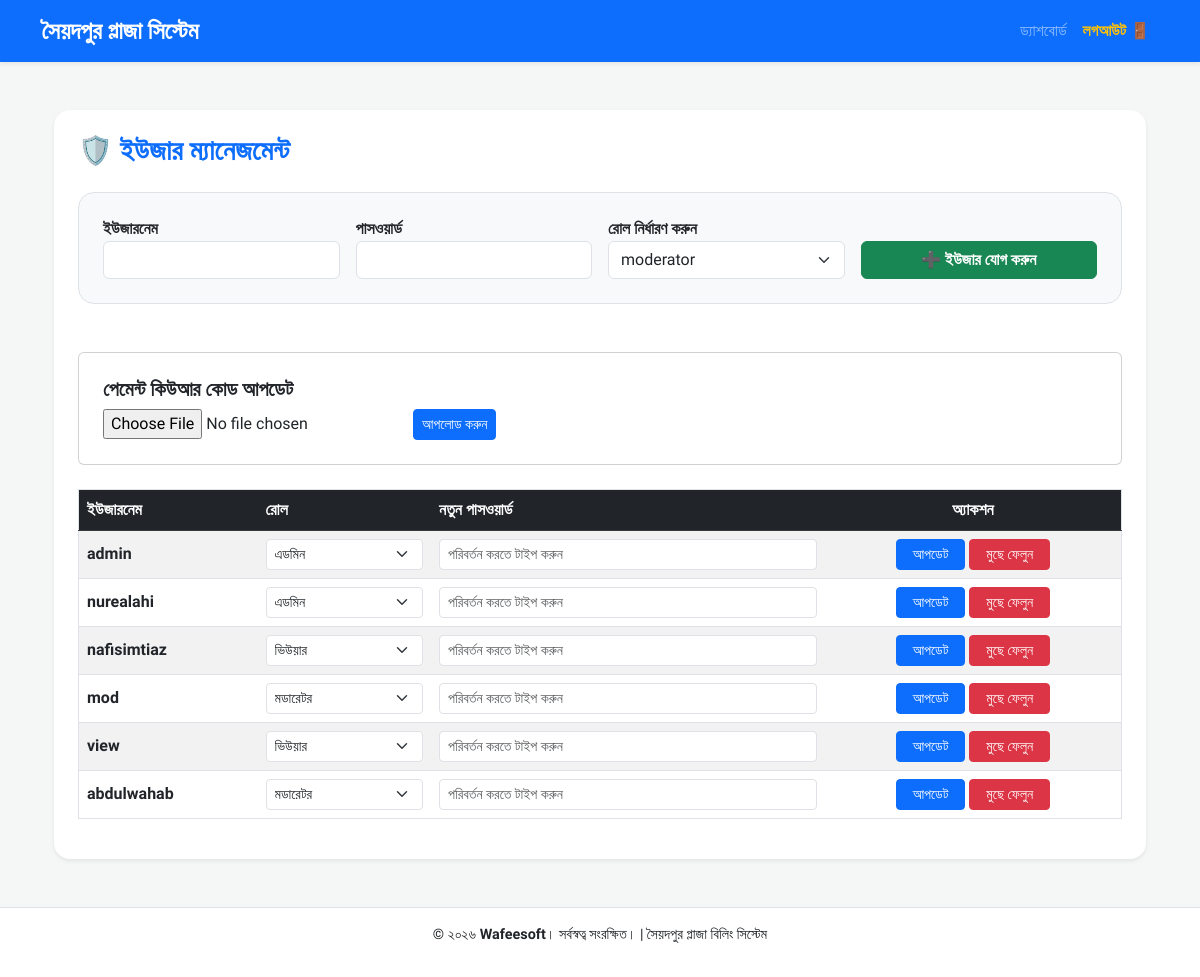
Before: /admin/admin_settings (signed in) with the older database file.
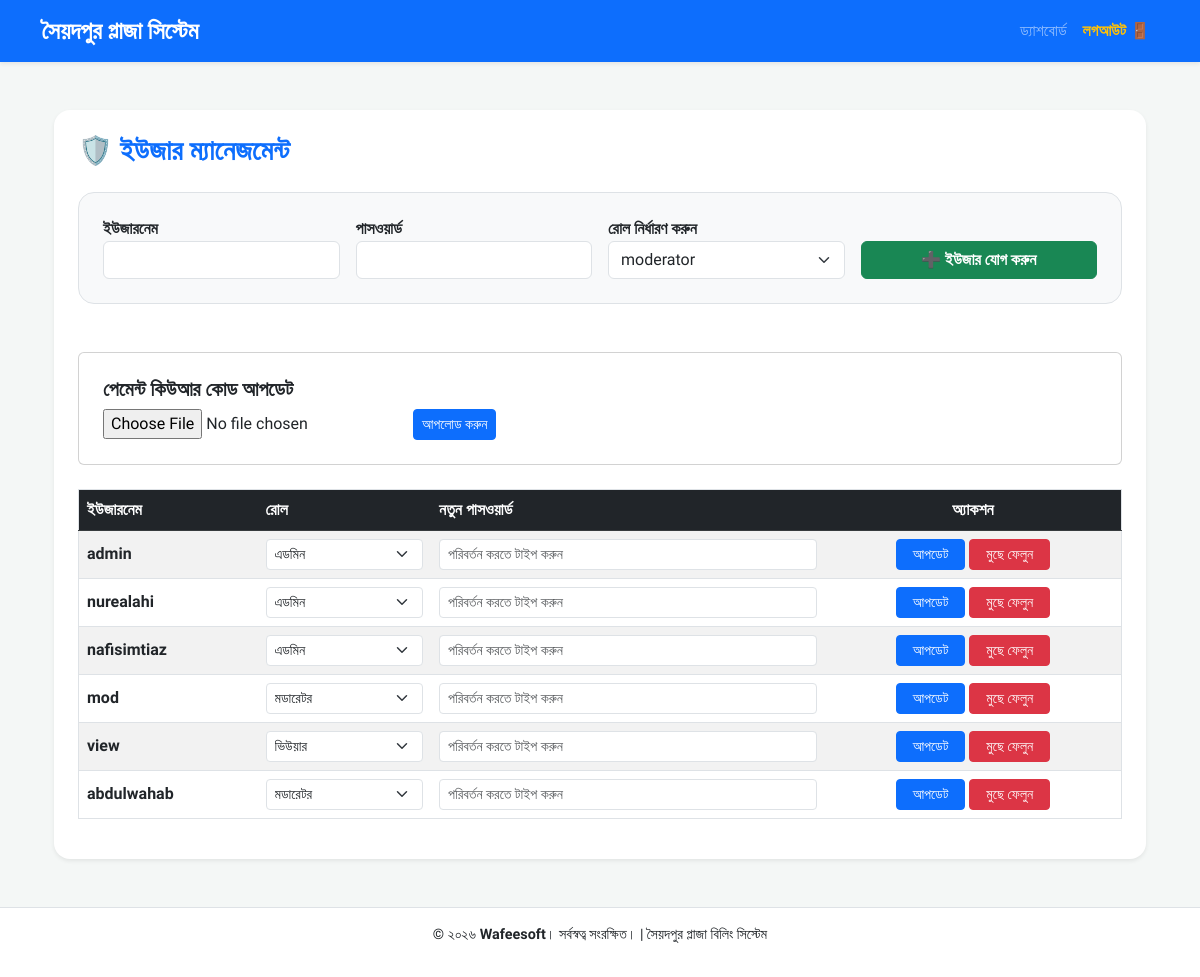
After: the same page with the newer database file.
### tables this page shows
CREATE TABLE users (
                        id INTEGER PRIMARY KEY AUTOINCREMENT,
                        username TEXT UNIQUE NOT NULL,
                        password TEXT NOT NULL,
                        role TEXT NOT NULL);

### app.py (the view, shortened to what this page needs)
@app.route('/admin/admin_settings', methods=['GET', 'POST'])
@role_required(['admin'])
def admin_settings():
    conn = get_db_connection()
    users_list = conn.execute('SELECT * FROM users').fetchall()
    conn.close()
    return render_template('admin_settings.html', users=users_list)

### app.py (called while the page is built)
def get_db_connection():
    conn = sqlite3.connect(DB_PATH)
    conn.row_factory = sqlite3.Row
    return conn

def role_required(allowed_roles):
    def decorator(f):
        @wraps(f)
        def decorated_function(*args, **kwargs):
            if 'role' not in session:
                flash('দয়া করে আগে লগইন করুন।', 'danger')
                return redirect(url_for('login'))
            user_role = session['role']
            if user_role not in allowed_roles:
                flash('এই পেজে প্রবেশ করার আপনার অনুমতি নেই!', 'danger')
                return redirect(url_for('dashboard')) # অথবা অন্য কোনো পেজ
            return f(*args, **kwargs)
        return decorated_function
    return decorator

@app.context_processor
def inject_user_role():
    username = session.get('username', 'Guest')
    user_role = session.get('user_role', 'None')
    return dict(username=username, user_role=user_role)

### templates/admin_settings.html (shortened to what this page needs)
{% extends 'base.html' %}
{% block content %}
<div class="container mt-4">
    <div class="card p-4 shadow-sm border-0 rounded-4">
        <h3 class="fw-bold text-primary mb-4">🛡️ ইউজার ম্যানেজমেন্ট</h3>
        <form action="{{ url_for('admin_settings') }}" method="POST" class="mb-5 p-4 bg-light rounded-4 border">
            <div class="row g-3 align-items-end">
                <div class="col-md-3">
                    <label class="fw-bold">ইউজারনেম</label>
                    <input type="text" name="username" class="form-control" required>
                </div>
                <div class="col-md-3">
                    <label class="fw-bold">পাসওয়ার্ড</label>
                    <input type="password" name="password" class="form-control" required>
                </div>
                <div class="col-md-3">
                    <label class="fw-bold">রোল নির্ধারণ করুন</label>
                    <select name="user_role" class="form-select">
                        <option value="moderator">moderator</option>
                    </select>
                </div>
                <div class="col-md-3">
                    <button type="submit" class="btn btn-success w-100 fw-bold">➕ ইউজার যোগ করুন</button>
                </div>
            </div>
        </form>
        <div class="card p-4 mb-4">
            <h5 class="fw-bold">পেমেন্ট কিউআর কোড আপডেট</h5>
            <form action="{{ url_for('upload_qr_code') }}" method="POST" enctype="multipart/form-data">
                <input type="file" name="qr_image" accept="image/*" required>
                <button type="submit" class="btn btn-primary btn-sm">আপলোড করুন</button>
            </form>
        </div>
        <div class="table-responsive">
            <table class="table table-hover table-striped align-middle border">
                <thead class="table-dark">
                    <tr>
                        <th>ইউজারনেম</th>
                        <th>রোল</th>
                        <th>নতুন পাসওয়ার্ড</th>
                        <th class="text-center">অ্যাকশন</th>
                    </tr>
                </thead>
                <tbody>
                    {% for user in users %}
                    <tr>
                        <form action="{{ url_for('admin_settings') }}" method="POST">
                            <td><strong>{{ user.username }}</strong></td>
                            <td>
                                <select name="role" class="form-select form-select-sm">
                                    <option value="admin" {% if user.role == 'admin' %}selected{% endif %}>এডমিন</option>
                                    <option value="moderator" {% if user.role == 'moderator' %}selected{% endif %}>মডারেটর</option>
                                    <option value="viewer" {% if user.role == 'viewer' %}selected{% endif %}>ভিউয়ার</option>
                                </select>
                            </td>
                            <td>
                                <input type="password" name="password" placeholder="পরিবর্তন করতে টাইপ করুন" class="form-control form-control-sm">
                            </td>
                            <td class="text-center">
                                <button type="submit" name="action" value="update" class="btn btn-primary btn-sm px-3">আপডেট</button>
                                <button type="submit" name="action" value="delete" class="btn btn-danger btn-sm px-3" onclick="return confirm('মুছে ফেলতে চান?');">মুছে ফেলুন</button>
                            </td>
                        </form>
                    </tr>
                    {% endfor %}
                </tbody>
            </table>
        </div>
    </div>
</div>
{% endblock %}

Changed rows visible on the page:
changed users "nafisimtiaz": role "ভিউয়ার" → "এডমিন"
